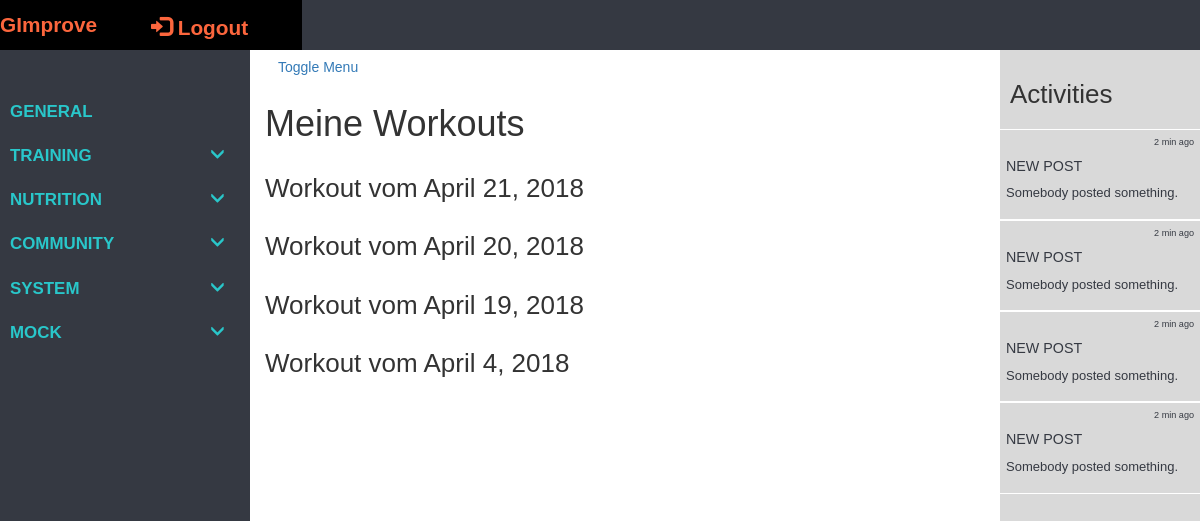
The page /tracker/training_units/1 (signed in) on the database as committed earlier.
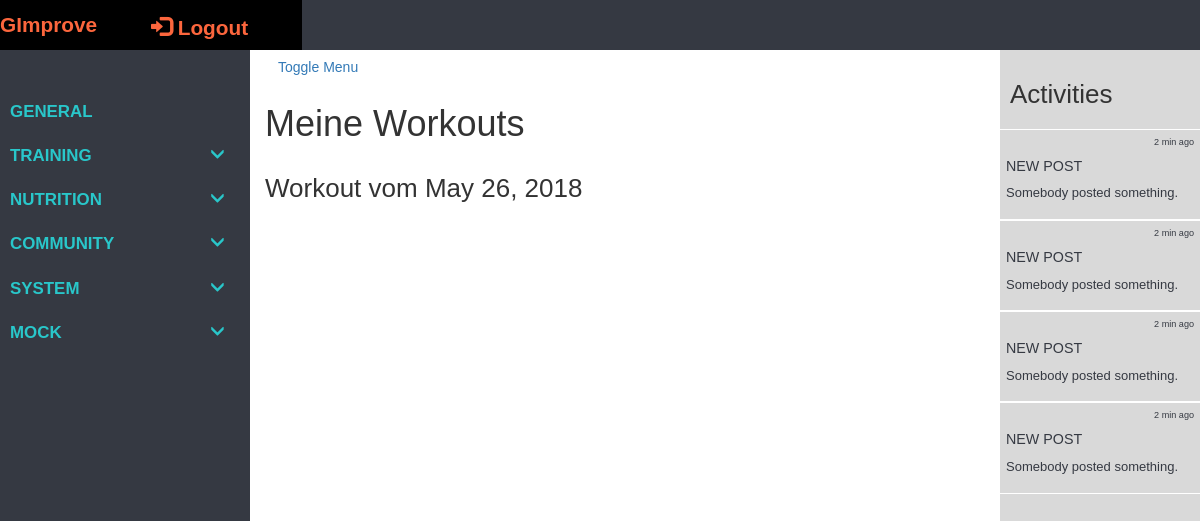
The same page on the database as committed later.
### tracker/models/models.py (models this page shows, shortened)
class TrainUnit(models.Model, LoginRequiredMixin):
    login_url = '/login/'
    id = models.UUIDField(primary_key=True, default=uuid.uuid4)
    start_time_date = models.DateTimeField(default=timezone.now, null=False, blank=False)
    end_time_date = models.DateTimeField(default=timezone.now, null=False, blank=False)
    date = models.DateField(null=False, blank=False)
    user = models.ForeignKey(UserProfile, on_delete=models.CASCADE)
    class Meta:
        ordering = ['-start_time_date']

### tracker/views/views.py (the view)
# urls.py: url(r'^training_units/(?P<pk>\d+)$', views.TrainingUnitsList.as_view(), name='training_units'),
class TrainingUnitsList(LoginRequiredMixin, generic.ListView):
    model = TrainUnit
    context_object_name = 'training_units'
    template_name = 'tracker/User/training_units.html'
    def get_context_data(self, **kwargs):
        context = super().get_context_data(**kwargs)
        context['base_template'] = 'tracker/User/user_tracker_base.html'
        return context
    def get_queryset(self):
        return TrainUnit.objects.filter(user=self.request.user.userprofile)

### tracker/templates/tracker/User/training_units.html (shortened to what this page needs)
{% extends base_template %}
{% block extra_head %}
{% load static %}
{% endblock %}
{% block site_content %}
<div class="container background-col">
    <div class="row full-height">
        <div class="col-xs-12 col-sm-12 col-md-12 col-lg-12 padding-0">
            <div class="row row-eq-height">
                <h1>Meine Workouts</h1>
            </div>
        </div>
        <div class="col-xs-12 col-sm-12 col-md-12 col-lg-12">
            {% for train_unit in training_units %}
                <div class="row">
                    <h2>Workout vom {{ train_unit.date }}</h2>
                </div>
            {% endfor %}
        </div>
    </div>
</div>
{% endblock %}

### tracker/templates/tracker/User/user_tracker_base.html (shortened to what this page needs)
{% extends "tracker/tracker_base.html" %}
{% block sidebar_content %}
                <li class="sidebar-category">
                    <div class="sidebar-category-header">
                        <a href="{% url 'activities' user.id %}">general</a>
                    </div>
                </li>
                <li class="sidebar-category">
                    <div class="sidebar-category-header">
                        <a href="#training-subnav" data-toggle="collapse" aria-expanded="false">Training</a>
                    </div>
                </li>
                <li class="sidebar-category">
                    <div class="sidebar-category-header">
                        <a href="#nutrition-subnav" data-toggle="collapse" aria-expanded="false">Nutrition</a>
                    </div>
                </li>
                <li class="sidebar-category">
                    <div class="sidebar-category-header">
                        <a href="#community-subnav" data-toggle="collapse" aria-expanded="false">Community</a>
                    </div>
                </li>
                <li class="sidebar-category">
                    <div class="sidebar-category-header">
                        <a href="#system-subnav" data-toggle="collapse" aria-expanded="false">system</a>
                    </div>
                </li>
                <li class="sidebar-category">
                    <div class="sidebar-category-header">
                        <a href="#mockup-subnav" data-toggle="collapse" aria-expanded="false">Mock</a>
                    </div>
                </li>
{% endblock %}

### tracker/templates/tracker/tracker_base.html (shortened to what this page needs)
<!DOCTYPE html>
<html lang="en">
<head>
  <link rel="stylesheet" href="https://maxcdn.bootstrapcdn.com/bootstrap/3.3.7/css/bootstrap.min.css">
  {% load static %}
  <link rel="stylesheet" href="{% static 'tracker/css/tracker_style.css' %}">
</head>
<body>
        <nav class="navbar navbar-fixed-top">
            <div class="container-fluid" id="header-container">
                <div class="navbar-header">
                    <a class="navbar-brand" href="/tracker/">GImprove</a>
                    <a class="pull-right navbar-brand" href="{% url 'logout'%}?next={{request.path}}"><span class="glyphicon glyphicon-log-in"></span> Logout</a>
                </div>
            </div>
        </nav>
        <div id="toggle-wrapper" class="container-fluid toggled">
        <div id="sidebar-wrapper">
            <ul class="sidebar-nav">
                {% block sidebar_content %}
                {% endblock %}
            </ul>
        </div>
        <div id="page-content-wrapper">
            <div class="container-fluid">
                <div class="row" id="page-row">
                    <div class="col-xs-12 col-sm-12 col-md-9 col-lg-10" id="content">
                            <a href="#menu-toggle" class="btn btn-secondary" id="menu-toggle">Toggle Menu</a>
                            {% block site_content %}
                            {% endblock %}
                    </div>
                    <div class="hidden-xs hidden-sm col-md-3 col-lg-2 full-height" id="activity-bar">
                        <div class="activity-header">
                            <h2>Activities</h2>
                        </div>
                        <div class="activities">
                            <div class="activity">
                                <div class="activity-log">
                                    <p>2 min ago</p>
                                </div>
                                <div class="activity-content">
                                    <h5>new post</h5>
                                    <p>Somebody posted something.</p>
                                </div>
                            </div>
                            <div class="activity">
                                <div class="activity-log">
                                    <p>2 min ago</p>
                                </div>
                                <div class="activity-content">
                                    <h5>new post</h5>
                                    <p>Somebody posted something.</p>
                                </div>
                            </div>
                            <div class="activity">
                                <div class="activity-log">
                                    <p>2 min ago</p>
                                </div>
                                <div class="activity-content">
                                    <h5>new post</h5>
                                    <p>Somebody posted something.</p>
                                </div>
                            </div>
                            <div class="activity">
                                <div class="activity-log">
                                    <p>2 min ago</p>
                                </div>
                                <div class="activity-content">
                                    <h5>new post</h5>
                                    <p>Somebody posted something.</p>
                                </div>
                            </div>
                        </div>
                    </div>
                </div>
            </div>
        </div>
    </div>
    {% load static %}
</body>
</html>

### tracker/static/tracker/css/tracker_style.css (style rules this page uses)
html, body { height: 100%; min-height: 100%; width: 100%; min-width: 100%; margin: 0px; max-width: 100%; padding: 0px; font-family: TrajanPro-Regular, 'Lucida Grande', sans-serif; overflow-x: hidden; }
h2 { font-size: 2.0rem; }
body { padding-top: 50px; }
@media only screen and (min-width: 701px) and (max-width: 1280px) { html, body { font-size: 13px; } }
#toggle-wrapper { padding: 0; -webkit-transition: all 0.5s ease; -moz-transition: all 0.5s ease; -o-transition: all 0.5s ease; transition: all 0.5s ease; }
#toggle-wrapper.toggled { padding-left: 250px; }
#sidebar-wrapper { z-index: 1000; position: fixed; left: 250px; width: 0; height: 100%; margin-left: -250px; overflow-y: auto; background: rgb(53, 57, 66); -webkit-transition: all 0.5s ease; -moz-transition: all 0.5s ease; -o-transition: all 0.5s ease; transition: all 0.5s ease; }
#toggle-wrapper.toggled #sidebar-wrapper { width: 250px; }
#page-content-wrapper { width: 100%; position: absolute; padding: 15px; }
#toggle-wrapper.toggled #page-content-wrapper { position: absolute; margin-right: -250px; }
.navbar { background: rgb(53, 57, 66); height: 50px; }
.navbar-header a { font-size: 1.6rem; font-weight: bold; color: rgb(252, 102, 61); margin-left: 3.0rem; margin-right: 3.0rem; text-align: center; }
.navbar-header { background-color: black; min-height: 100%; }
.sidebar-nav { position: absolute; top: 0; width: 250px; margin: 0px; padding: 0px; list-style: none; color: rgb(217, 217, 217); font-height: 1.1rem; padding-top: 40px; }
.sidebar-nav a { text-transform: uppercase; text-decoration: none; color: rgb(217, 217, 217); font-weight: bold; }
.sidebar-category { margin-top: 10px; margin-bottom: 20px; margin-left: 10px; font-weight: bold; text-transform: uppercase; }
.sidebar-category-header a { font-size: 1.3rem; color: rgb(41, 199, 202); margin-bottom: 5px; }
a[data-toggle="collapse"] { position: relative; }
a[aria-expanded="false"]::before, a[aria-expanded="true"]::before { content: '\e259'; display: block; position: absolute; left: 200px; font-family: 'Glyphicons Halflings'; font-size: 1.1rem; }
@media (min-width:768px) { #toggle-wrapper { padding-left: 0; } }
@media (min-width:768px) { #toggle-wrapper.toggled { padding-left: 250px; } }
@media (min-width:768px) { #sidebar-wrapper { width: 0; } }
@media (min-width:768px) { #toggle-wrapper.toggled #sidebar-wrapper { width: 250px; } }
@media (min-width:768px) { #page-content-wrapper { padding: 0px; position: relative; } }
@media (min-width:768px) { #toggle-wrapper.toggled #page-content-wrapper { position: relative; margin-right: 0; } }
#activity-bar { background-color: rgb(217, 217, 217); min-height: calc(100vh - 50px); right: 0; position: fixed; padding: 0px; max-height: 100%; }
.activity-header { padding: 10px; }
.activities { height: auto; overflow: scroll; -webkit-overflow-scrolling: touch; -ms-overflow-style: none; max-height: 100%; }
.activity { padding: 6px; margin: 0px; border-top: 1px solid white; border-bottom: 1px solid white; color: rgb(53, 57, 66); height: auto; width: 100%; }
.activity h5 { font-size: 1.1rem; text-transform: uppercase; }
.activity-log { font-size: 0.7rem; text-align: right; }
#page-row { min-height: 100vh; margin: 0px; padding: 0px; }
.container-fluid { margin: 0px; padding: 0px; }
.full-height { min-height: 100%; height: 100%; }

Rows that differ between the two databases and show on the page:
removed TrainUnit: date "April 21, 2018"
removed TrainUnit: date "April 20, 2018"
removed TrainUnit: date "April 19, 2018"
removed TrainUnit: date "April 4, 2018"
added TrainUnit: date "May 26, 2018"
